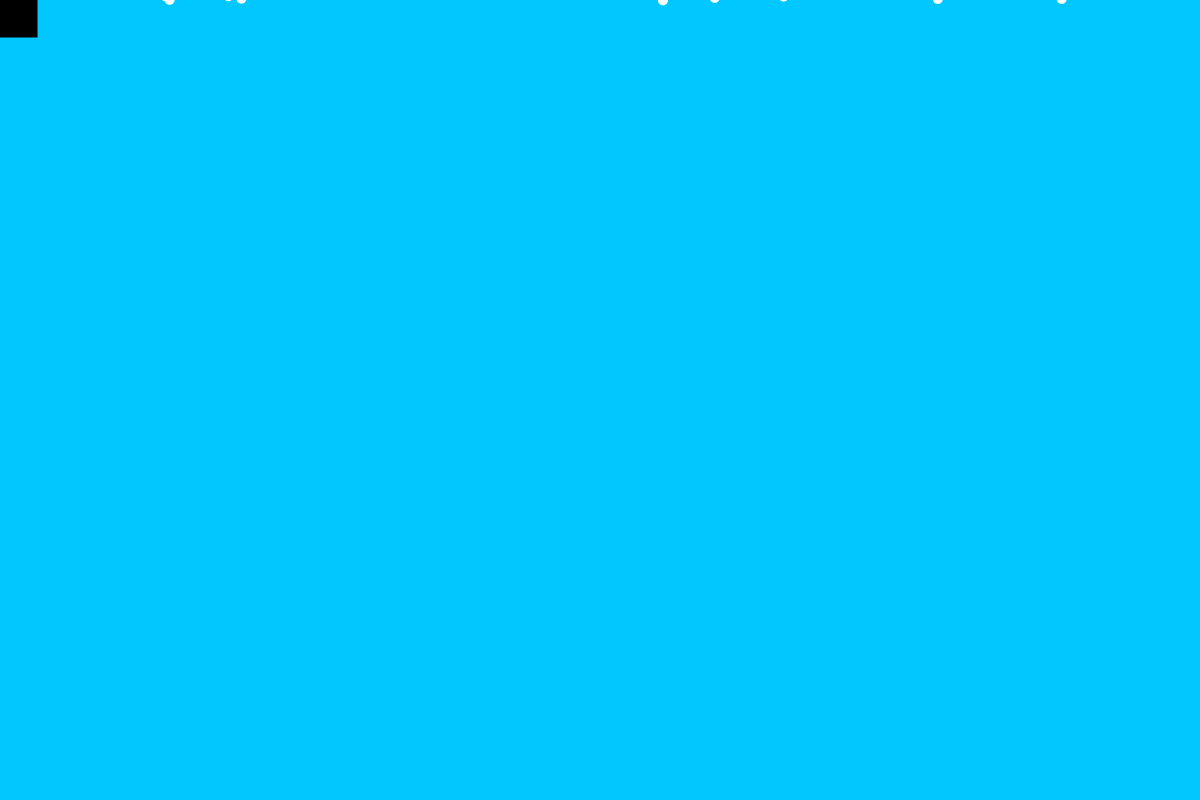
Frame 1 (no input)
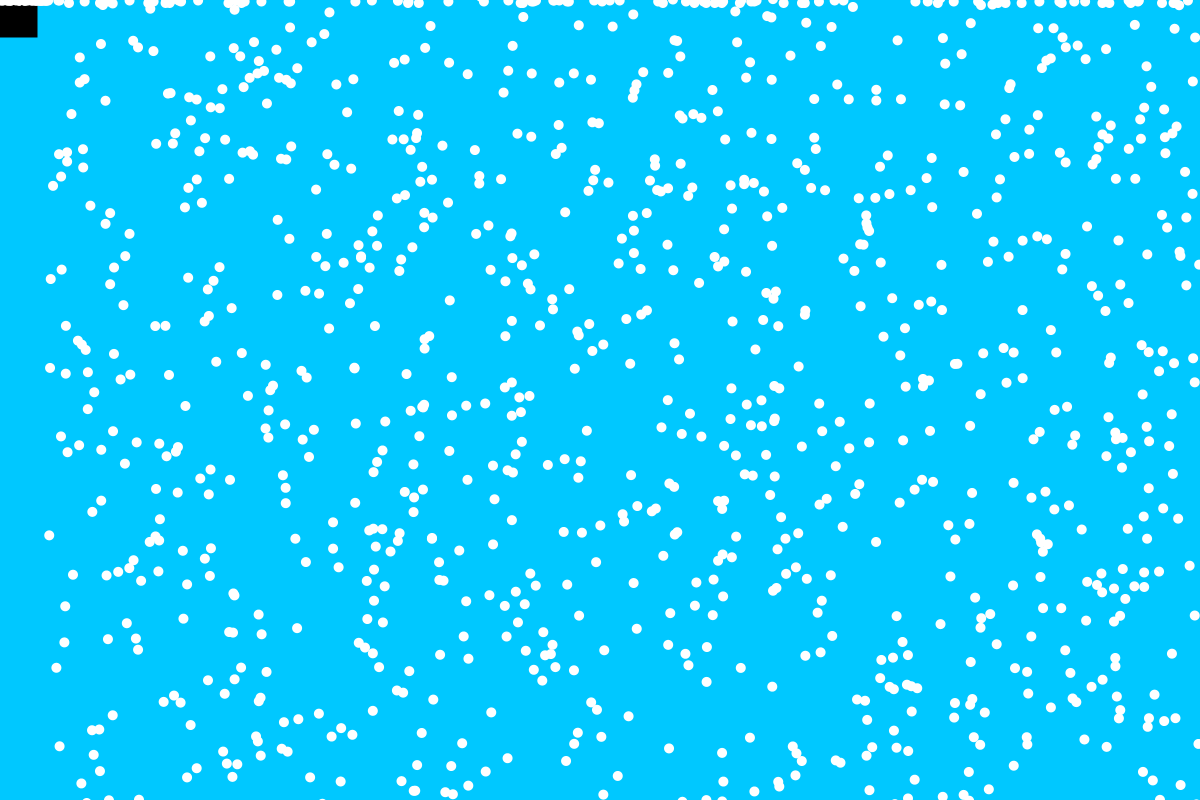
Frame 60 (the mouse pressed at the canvas centre just before this capture)
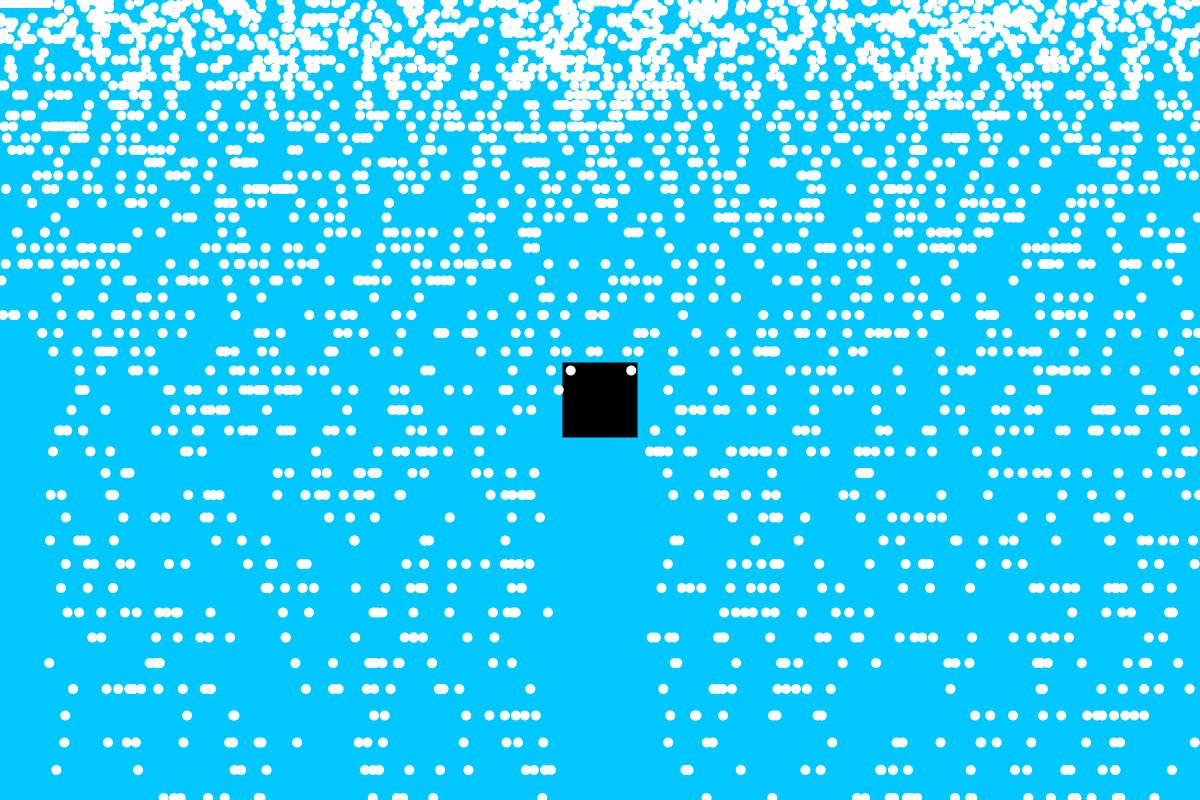
Frame 120 (the mouse held since frame 60 and released just before this capture)

The Processing sketch that drew these frames (run headless with seeded random() and noise(); from frame 60 on, the mouse is pressed at the canvas centre):

// Processing sketch: raindropGameCode
// ── raindropGameCode.pde
PVector mouse;   //declare a P
Raindrop[] r = new Raindrop[3000];      //declare a new Raindrop called r

// On your own, create an array of Raindrop objects instead of just one
// Use the array instead of the single object
// You can start out by just using the single Raindrop as you test


void setup() {
  size(1200, 800);
  noStroke();
  mouse = new PVector();                //initialize mouse PVector. value is irrelevant since it will be set at the start of void draw(){}
  for(int i = 0; i < r.length; i++) {
    r[i] = new Raindrop(random(width), -3*random(height));   //Initialize r. The parameters used are the initial x and y positions, negative so starts blank and above screen
  }
}

void draw() {
  mouse.set(mouseX, mouseY);             //set value of mouse as mouseX,mouseY
  background(0, 200, 255);
  fill(0);
  rectMode(CENTER);
  rect(mouseX, mouseY, 75, 75); //draw a bucket
  for(int i = 0; i < r.length; i++) {
    r[i].fall();         //make the raindrop fall. It should accelerate as if pulled towards the ground by earth's gravity
    r[i].display();      //display the raindrop
    if (r[i].isInContactWith(mouse)) {      //check to see if the raindrop is in contact with the point represented by the PVector called mouse
      r[i].reset();                         //if it is, reset the raindrop
    }
    if (r[i].loc.y > height + r[i].diam/2) {     //check to see if the raindrop goes below the bottom of the screen
      r[i].reset();                           //if it does, reset the raindrop
    }
  }
}
// ── Bucket.pde
class Bucket {
  float w, h;
  Bucket(float widthb, float heightb) {
    w = widthb;
    h = heightb;
    rectMode(CENTER);
  }
  
  void display() {
    fill(0);
    rect(mouseX, mouseY, w, h);
  }
  
  void catchDrops(Raindrop r) {
    r.fall();         //make the raindrop fall. It should accelerate as if pulled towards the ground by earth's gravity
    r.display();      //display the raindrop
    if (r.isInContactWith(mouse)) {      //check to see if the raindrop is in contact with the point represented by the PVector called mouse
      r.reset();                         //if it is, reset the raindrop
    }
    if (r.loc.y > height + r.diam/2) {     //check to see if the raindrop goes below the bottom of the screen
      r.reset();                           //if it does, reset the raindrop
    }
  }
}
// ── Catcher.pde
class Catcher {
  float w, h;
  PVector loc;
  Catcher(float widthb, float heightb) {
    w = widthb;
    h = heightb;
    rectMode(CENTER);
  }
  
  void display() {
    loc = new PVector(mouseX, mouseY);
    fill(0);
    rect(mouseX, mouseY, w, h);
    
  }

}
// ── Raindrop.pde
class Raindrop {
  PVector loc, vel, accel;
  float diam;
  Raindrop(float xpos, float ypos) {
    loc = new PVector(xpos, ypos);
    vel = new PVector(0, 0);
    accel = new PVector(0, 0.5);
    diam = 10;
  }
  
  void fall() {
    vel.add(accel);
    loc.add(vel);
  }
  void display() {
    fill(255);
    ellipse(loc.x, loc.y, diam, diam);
  }
  boolean isInContactWith(PVector object) {
    if(loc.dist(object) < 50) {
      return true;
    } else {
      return false;
    }
  }
  
  void reset() {
    loc.y = 0;
    vel.y = 0;
  }
}
